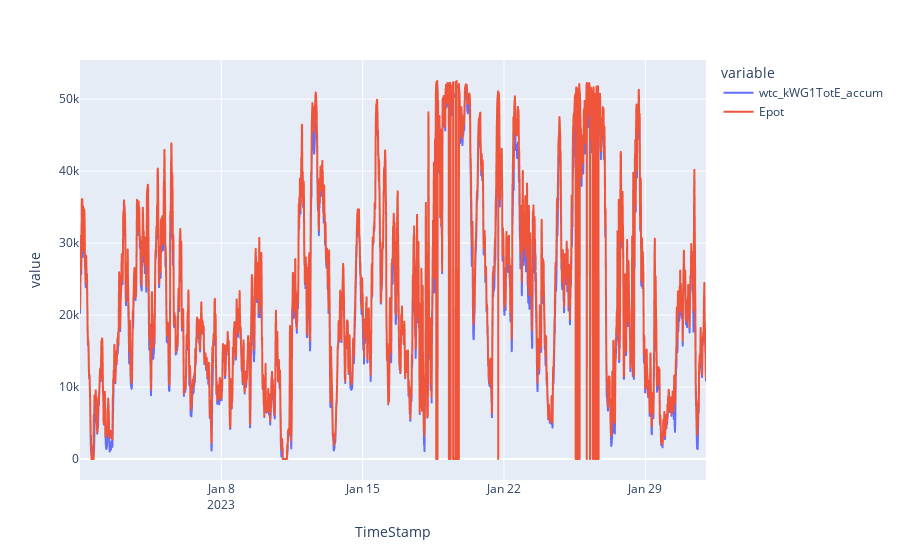

The notebook cell this image was saved under:
### Code cell
px.line(
    results.groupby("TimeStamp").sum().reset_index(),
    x="TimeStamp",
    y=["wtc_kWG1TotE_accum", "Epot"],
    # color="StationId",
)

### Figure 1 — Plotly figure (JSON) as saved in the notebook; plotly's stock layout.template omitted (floating-point values rounded to 4 significant figures; data arrays with more than 128 entries replaced by an {"elided": "..."} marker saying what was removed)
{"data": [{"hovertemplate": "variable=wtc_kWG1TotE_accum<br>TimeStamp=%{x}<br>value=%{y}<extra></extra>", "legendgroup": "wtc_kWG1TotE_accum", "line": {"color": "#636efa", "dash": "solid"}, "marker": {"symbol": "circle"}, "mode": "lines", "name": "wtc_kWG1TotE_accum", "showlegend": true, "type": "scattergl", "x": {"elided": "4464 str values"}, "xaxis": "x", "y": {"elided": "4464 int values"}, "yaxis": "y"}, {"hovertemplate": "variable=Epot<br>TimeStamp=%{x}<br>value=%{y}<extra></extra>", "legendgroup": "Epot", "line": {"color": "#EF553B", "dash": "solid"}, "marker": {"symbol": "circle"}, "mode": "lines", "name": "Epot", "showlegend": true, "type": "scattergl", "x": {"elided": "4464 str values"}, "xaxis": "x", "y": {"elided": "4464 float values"}, "yaxis": "y"}], "layout": {"legend": {"title": {"text": "variable"}, "tracegroupgap": 0}, "margin": {"t": 60}, "xaxis": {"anchor": "y", "domain": [0, 1], "title": {"text": "TimeStamp"}}, "yaxis": {"anchor": "x", "domain": [0, 1], "title": {"text": "value"}}}}
